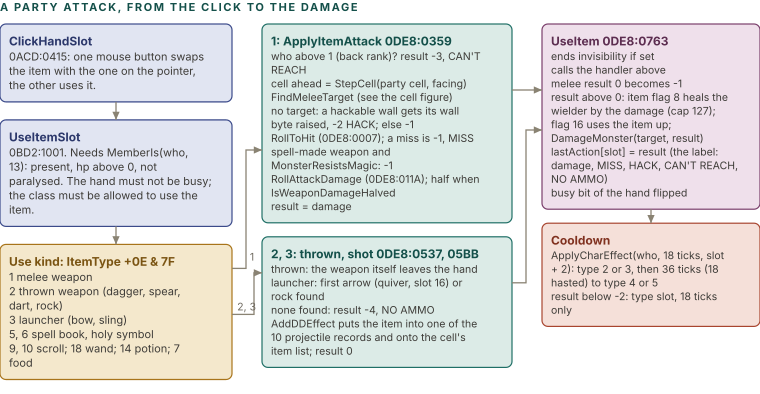

Reproduce this figure in Python.
import sys; sys.path.insert(0, '.')
from figlib import *

c = Canvas(760, 560)

def tbox(x, y, w, kind, title, lines, size=11, align="left", minh=0):
    out = []
    for l in lines:
        out += wrap(l, w - 36, size)
    h = max(minh, 10 + 17 + len(out) * size * 1.3 + 8)
    c.box(x, y, w, h, kind, title, out, size=size, tsize=12, align=align)
    return y + h

c.section(0, 11, "A PARTY ATTACK, FROM THE CLICK TO THE DAMAGE")

# column A
xa, wa = 0, 232
y = 24
y1 = tbox(xa, y, wa, "navy", "ClickHandSlot", ["0ACD:0415: one mouse button swaps the item with the one on the pointer, the other uses it."])
y2 = tbox(xa, y1 + 18, wa, "navy", "UseItemSlot", ["0BD2:1001. Needs MemberIs(who, 13): present, hp above 0, not paralysed. The hand must not be busy; the class must be allowed to use the item."])
c.arrow([(xa + wa / 2, y1), (xa + wa / 2, y1 + 18)])
y3 = tbox(xa, y2 + 18, wa, "ochre", "Use kind: ItemType +0E & 7F", [
    "1  melee weapon",
    "2  thrown weapon (dagger, spear, dart, rock)",
    "3  launcher (bow, sling)",
    "5, 6  spell book, holy symbol",
    "9, 10  scroll;  18  wand;  14  potion;  7  food"])
c.arrow([(xa + wa / 2, y2), (xa + wa / 2, y2 + 18)])

# column B: ApplyItemAttack
xb, wb = 262, 250
yb = tbox(xb, 24, wb, "teal", "1: ApplyItemAttack  0DE8:0359", [
    "who above 1 (back rank)?  result -3, CAN'T REACH",
    "cell ahead = StepCell(party cell, facing)",
    "FindMeleeTarget (see the cell figure)",
    "no target: a hackable wall gets its wall byte raised, -2 HACK; else -1",
    "RollToHit (0DE8:0007); a miss is -1, MISS",
    "spell-made weapon and MonsterResistsMagic: -1",
    "RollAttackDamage (0DE8:011A); half when IsWeaponDamageHalved",
    "result = damage"], size=10.5)
yb2 = tbox(xb, yb + 14, wb, "teal", "2, 3: thrown, shot  0DE8:0537, 05BB", [
    "thrown: the weapon itself leaves the hand",
    "launcher: first arrow (quiver, slot 16) or rock found",
    "none found: result -4, NO AMMO",
    "AddDDEffect puts the item into one of the 10 projectile records and onto the cell's item list; result 0"], size=10.5)

# column C: UseItem
xc, wc = 542, 218
yc = tbox(xc, 24, wc, "plum", "UseItem  0DE8:0763", [
    "ends invisibility if set",
    "calls the handler above",
    "melee result 0 becomes -1",
    "result above 0: item flag 8 heals the wielder by the damage (cap 127); flag 16 uses the item up; DamageMonster(target, result)",
    "lastAction[slot] = result (the label: damage, MISS, HACK, CAN'T REACH, NO AMMO)",
    "busy bit of the hand flipped"], size=10.5)
yc2 = tbox(xc, yc + 14, wc, "red", "Cooldown", [
    "ApplyCharEffect(who, 18 ticks, slot + 2): type 2 or 3, then 36 ticks (18 hasted) to type 4 or 5",
    "result below -2: type slot, 18 ticks only"], size=10.5)
c.arrow([(xc + wc / 2, yc), (xc + wc / 2, yc + 14)])

# connectors
yk = y2 + 18
c.arrow([(xa + wa, yk + 24), (xb - 16, yk + 24), (xb - 16, 150), (xb, 150)], label="1", lpos=0.12, ldy=-4, ldx=6)
c.arrow([(xa + wa, yk + 70), (xb - 8, yk + 70), (xb - 8, yb + 50), (xb, yb + 50)], label="2, 3", lpos=0.12, ldy=-4, ldx=6)
c.arrow([(xb + wb, 90), (xc, 90)])
c.arrow([(xb + wb, yb + 60), (xb + wb + 14, yb + 60), (xb + wb + 14, 130), (xc, 130)])
c.h = max(yc2, yb2, y3) + 14
c.save("figs/cmb_attack_flow.svg")
